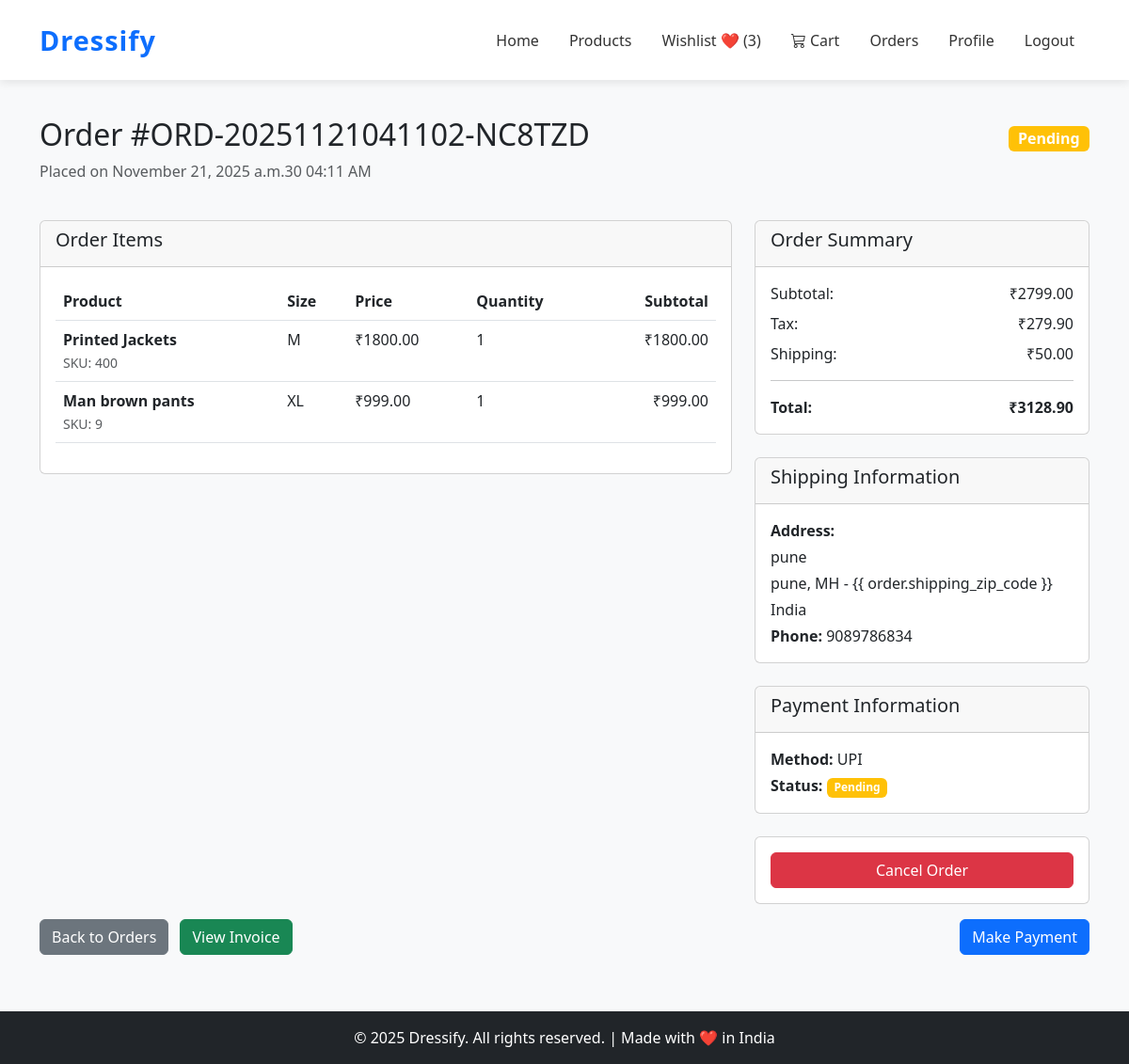
/orders/21/ (signed in), run on the app's committed database.
### orders/models.py (models this page shows, shortened)
class Order(models.Model):
    STATUS_CHOICES = [
        ('pending', 'Pending'),
        ('processing', 'Processing'),
        ('shipped', 'Shipped'),
        ('delivered', 'Delivered'),
        ('cancelled', 'Cancelled'),
        ('refunded', 'Refunded'),
    ]
    PAYMENT_METHOD_CHOICES = [
        ('cod', 'Cash on Delivery'),
        ('card', 'Credit/Debit Card'),
        ('upi', 'UPI'),
        ('netbanking', 'Net Banking'),
        ('wallet', 'Wallet'),
    ]
    user = models.ForeignKey(User, on_delete=models.CASCADE, related_name='orders')
    order_number = models.CharField(max_length=50, unique=True, editable=False)
    status = models.CharField(max_length=20, choices=STATUS_CHOICES, default='pending')
    subtotal = models.DecimalField(max_digits=10, decimal_places=2, validators=[MinValueValidator(Decimal('0.00'))])
    tax = models.DecimalField(max_digits=10, decimal_places=2, default=Decimal('0.00'), validators=[MinValueValidator(Decimal('0.00'))])
    shipping_cost = models.DecimalField(max_digits=10, decimal_places=2, default=Decimal('0.00'), validators=[MinValueValidator(Decimal('0.00'))])
    total = models.DecimalField(max_digits=10, decimal_places=2, validators=[MinValueValidator(Decimal('0.00'))])
    shipping_address = models.TextField()
    shipping_city = models.CharField(max_length=100)
    shipping_state = models.CharField(max_length=100)
    shipping_zip_code = models.CharField(max_length=20)
    shipping_country = models.CharField(max_length=100, default='India')
    shipping_phone = models.CharField(max_length=15)
    payment_method = models.CharField(max_length=20, choices=PAYMENT_METHOD_CHOICES, default='cod')
    payment_status = models.BooleanField(default=False)
    created_at = models.DateTimeField(auto_now_add=True)
    updated_at = models.DateTimeField(auto_now=True)
    class Meta:
        ordering = ['-created_at']
        indexes = [
            models.Index(fields=['order_number']),
            models.Index(fields=['user', '-created_at']),
            models.Index(fields=['status']),
        ]
    def get_status_badge_class(self):
        status_classes = {
            'pending': 'warning',
            'processing': 'info',
            'shipped': 'primary',
            'delivered': 'success',
            'cancelled': 'danger',
            'refunded': 'secondary',
        }
        return status_classes.get(self.status, 'secondary')
    def get_status_display_class(self):
        return self.get_status_badge_class()

class OrderItem(models.Model):
    order = models.ForeignKey(Order, on_delete=models.CASCADE, related_name='items')
    product = models.ForeignKey('products.Product', on_delete=models.CASCADE, related_name='order_items')
    size = models.CharField(max_length=30, blank=True, help_text="Selected size for this item")
    quantity = models.PositiveIntegerField(validators=[MinValueValidator(1)])
    price = models.DecimalField(max_digits=10, decimal_places=2, validators=[MinValueValidator(Decimal('0.00'))])
    subtotal = models.DecimalField(max_digits=10, decimal_places=2, validators=[MinValueValidator(Decimal('0.00'))])
    created_at = models.DateTimeField(auto_now_add=True)
    class Meta:
        ordering = ['-created_at']

### products/models.py (models this page shows, shortened)
class Product(models.Model):
    category = models.ForeignKey(Category, on_delete=models.CASCADE, related_name='products')
    name = models.CharField(max_length=200)
    slug = models.SlugField(max_length=220, unique=True, blank=True)
    sku = models.CharField(max_length=50, unique=True, help_text="Stock Keeping Unit (Unique Product ID)")
    description = models.TextField()
    price = models.DecimalField(max_digits=10, decimal_places=2)
    discount_price = models.DecimalField(max_digits=10, decimal_places=2, blank=True, null=True)
    stock = models.PositiveIntegerField(default=0)
    available = models.BooleanField(default=True)
    brand = models.CharField(max_length=100, blank=True, null=True)
    image = models.ImageField(upload_to='product_images/', blank=True, null=True)
    tags = models.CharField(max_length=255, blank=True, help_text="Comma-separated tags for search")
    available_sizes = models.CharField(
        max_length=255,
        blank=True,
        help_text="Comma-separated sizes like XS,S,M,L,XL"
    )
    rating = models.DecimalField(max_digits=3, decimal_places=2, default=0.0)
    created_at = models.DateTimeField(auto_now_add=True)
    updated_at = models.DateTimeField(auto_now=True)
    class Meta:
        ordering = ['-created_at']
        indexes = [
            models.Index(fields=['id', 'slug']),
            models.Index(fields=['name']),
        ]

### orders/views.py (the view)
# urls.py: path('<int:order_id>/', views.OrderDetailView.as_view(), name='detail'),
class OrderDetailView(LoginRequiredMixin, View):
    template_name = 'orders/order_detail.html'
    def get(self, request, order_id):
        order = get_object_or_404(Order, id=order_id)
        if not request.user.is_staff and order.user != request.user:
            messages.error(request, 'Permission denied.')
            return redirect('orders:list')
        return render(request, self.template_name, {
            'order': order,
            'order_items': order.items.all(),
            'page_title': f'Order {order.order_number}'
        })

### orders/templates/orders/Order_detail.html (shortened to what this page needs)
{% extends 'base.html' %}
{% load static %}
{% block content %}
<div class="container my-5">
    <div class="row">
        <div class="col-md-12 mb-4">
            <div class="d-flex justify-content-between align-items-center">
                <h2>Order #{{ order.order_number }}</h2>
                <span class="badge bg-{{ order.get_status_display_class }} fs-6">
                    {{ order.get_status_display }}
                </span>
            </div>
            <p class="text-muted">Placed on {{ order.created_at|date:"F d, Y at h:i A" }}</p>
        </div>
        <div class="col-md-8">
            <div class="card mb-4">
                <div class="card-header">
                    <h5>Order Items</h5>
                </div>
                <div class="card-body">
                    <div class="table-responsive">
                        <table class="table table-hover">
                            <thead>
                                <tr>
                                    <th>Product</th>
                                    <th>Size</th>
                                    <th>Price</th>
                                    <th>Quantity</th>
                                    <th class="text-end">Subtotal</th>
                                </tr>
                            </thead>
                            <tbody>
                                {% for item in order_items %}
                                <tr>
                                    <td>
                                        <strong>{{ item.product.name }}</strong><br>
                                        <small class="text-muted">SKU: {{ item.product.sku }}</small>
                                    </td>
                                    <td>{{ item.size|default:"-" }}</td>
                                    <td>₹{{ item.price }}</td>
                                    <td>{{ item.quantity }}</td>
                                    <td class="text-end">₹{{ item.subtotal }}</td>
                                </tr>
                                {% empty %}
                                <tr>
                                    <td colspan="4" class="text-center">No items found</td>
                                </tr>
                                {% endfor %}
                            </tbody>
                        </table>
                    </div>
                </div>
            </div>
        </div>
        <div class="col-md-4">
            <div class="card mb-4">
                <div class="card-header">
                    <h5>Order Summary</h5>
                </div>
                <div class="card-body">
                    <div class="d-flex justify-content-between mb-2">
                        <span>Subtotal:</span>
                        <span>₹{{ order.subtotal }}</span>
                    </div>
                    <div class="d-flex justify-content-between mb-2">
                        <span>Tax:</span>
                        <span>₹{{ order.tax }}</span>
                    </div>
                    <div class="d-flex justify-content-between mb-2">
                        <span>Shipping:</span>
                        <span>₹{{ order.shipping_cost }}</span>
                    </div>
                    <hr>
                    <div class="d-flex justify-content-between">
                        <strong>Total:</strong>
                        <strong>₹{{ order.total }}</strong>
                    </div>
                </div>
            </div>
            <div class="card mb-4">
                <div class="card-header">
                    <h5>Shipping Information</h5>
                </div>
                <div class="card-body">
                    <p class="mb-1"><strong>Address:</strong></p>
                    <p class="mb-1">{{ order.shipping_address }}</p>
                    <p class="mb-1">{{ order.shipping_city }}, {{ order.shipping_state }} - {{ order.shipping_zip_code
                        }}</p>
                    <p class="mb-1">{{ order.shipping_country }}</p>
                    <p class="mb-0"><strong>Phone:</strong> {{ order.shipping_phone }}</p>
                </div>
            </div>
            <div class="card mb-4">
                <div class="card-header">
                    <h5>Payment Information</h5>
                </div>
                <div class="card-body">
                    <p class="mb-1"><strong>Method:</strong> {{ order.get_payment_method_display }}</p>
                    <p class="mb-0">
                        <strong>Status:</strong>
                        {% if order.payment_status %}
                        <span class="badge bg-success">Paid</span>
                        {% else %}
                        <span class="badge bg-warning">Pending</span>
                        {% endif %}
                    </p>
                </div>
            </div>
            {% if order.status != 'cancelled' and order.status != 'delivered' and order.status != 'refunded' %}
            <div class="card">
                <div class="card-body">
                    <form method="post" action="{% url 'orders:cancel_order' order.id %}"
                        onsubmit="return confirm('Are you sure you want to cancel this order?');">
                        <button type="submit" class="btn btn-danger w-100">Cancel Order</button>
                    </form>
                </div>
            </div>
            {% endif %}
        </div>
    </div>
    <div class="row mt-3">
        <div class="col-md-12">
            <a href="{% url 'orders:list' %}" class="btn btn-secondary">Back to Orders</a>
            <a href="{% url 'orders:invoice' order.id %}" class="btn btn-success ms-2">
                View Invoice
            </a>
            {% if not order.payment_status %}
            <a href="{% url 'orders:start_payment' order.id %}" class="btn btn-primary float-end">
                Make Payment
            </a>
            {% endif %}
        </div>
    </div>
</div>
{% endblock %}

### Accounts/templates/base.html (shortened to what this page needs)
{% load static %}
<!DOCTYPE html>
<html lang="en">
<head>
    <link href="https://cdn.jsdelivr.net/npm/bootstrap@5.3.0/dist/css/bootstrap.min.css" rel="stylesheet">
    <link rel="stylesheet" href="https://cdn.jsdelivr.net/npm/bootstrap-icons@1.11.1/font/bootstrap-icons.css">
</head>
<body>
    <nav class="navbar navbar-expand-lg navbar-light">
        <div class="container">
            <a class="navbar-brand" href="{% url 'home' %}">Dressify</a>
            <div class="collapse navbar-collapse" id="navbarNav">
                <ul class="navbar-nav ms-auto align-items-center">
                    <li class="nav-item"><a class="nav-link" href="{% url 'home' %}">Home</a></li>
                    <li class="nav-item"><a class="nav-link" href="{% url 'products:product_list' %}">Products</a></li>
                    <li class="nav-item">
                        <a href="{% url 'wishlist:wishlist' %}" class="nav-link">
                            Wishlist ❤️ ({{ request.user.wishlist_items.count }})
                        </a>
                    </li>
                    <li class="nav-item position-relative">
                        <a class="nav-link" href="{% url 'cart:cart_view' %}">
                            <i class="bi bi-cart3"></i>
                            Cart
                        </a>
                    </li>
                    {% if user.is_authenticated %}
                    <li class="nav-item"><a class="nav-link" href="{% url 'orders:list' %}">Orders</a></li>
                    <li class="nav-item"><a class="nav-link" href="{% url 'profile' %}">Profile</a></li>
                    <li class="nav-item"><a class="nav-link" href="{% url 'logout' %}">Logout</a></li>
                    {% else %}
                    <li class="nav-item"><a class="nav-link" href="{% url 'login' %}">Login</a></li>
                    <li class="nav-item"><a class="nav-link" href="{% url 'register' %}">Register</a></li>
                    {% endif %}
                </ul>
            </div>
        </div>
    </nav>
    <main class="content-wrapper">
        {% block content %}
        {% endblock %}
    </main>
    <footer>
        © 2025 Dressify. All rights reserved. | Made with ❤️ in India
    </footer>
</body>
</html>

### Accounts/templates/base.html (style rules this page uses)
body { background-color: #f8f9fa; padding-top: 76px; }
main { min-height: calc(100vh - 180px); display: block; }
.content-wrapper { margin-bottom: 60px; }
.navbar { background-color: #ffffff !important; box-shadow: 0 2px 10px rgba(0, 0, 0, 0.1); padding: 1rem 0; position: fixed; top: 0; left: 0; right: 0; width: 100%; z-index: 1000; }
.navbar-brand { font-weight: bold; color: #0d6efd !important; font-size: 1.8rem; letter-spacing: 1px; transition: color 0.3s ease; }
.navbar-nav .nav-link { color: #333 !important; font-weight: 500; margin: 0 0.5rem; transition: color 0.3s ease; position: relative; }
.navbar-nav .nav-link::after { content: ''; position: absolute; width: 0; height: 2px; bottom: 0; left: 50%; background-color: #0d6efd; transition: all 0.3s ease; transform: translateX(-50%); }
footer { background: #212529; color: white; text-align: center; padding: 1rem 0; margin-top: 0; }

### data on the page
Order: order_number "ORD-20251121041102-NC8TZD", status "Pending", created_at "November 21, 2025 a.m.30 04:11 AM", subtotal "2799.00", tax "279.90", shipping_cost "50.00", total "3128.90", shipping_address "pune", shipping_city "pune", shipping_state "MH", shipping_country "India", shipping_phone "9089786834", payment_method "UPI"
OrderItem: product.name "Printed Jackets", product.sku "400", size "M", price "1800.00", quantity "1", subtotal "1800.00"
OrderItem: product.name "Man brown pants", product.sku "9", size "XL", price "999.00", quantity "1", subtotal "999.00"

### other printed values
{{ request.user.wishlist_items.count }} "3"
